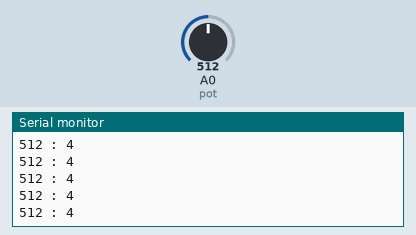
Simulated run of this sketch. Board: Arduino Uno, built with avr-gcc and run on an emulated ATmega328P. Parts: the last lines printed to the serial monitor. The test bench sets the inputs (shaded band); at power-on: A0 (pot) = 512.

Above: at 1.7 s.
1.8 s: A0 (pot) set to 11
At 2.3 s:
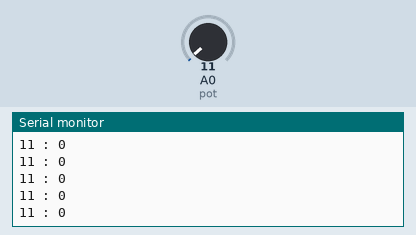
3.3 s: A0 (pot) set to 8
At 4.1 s:
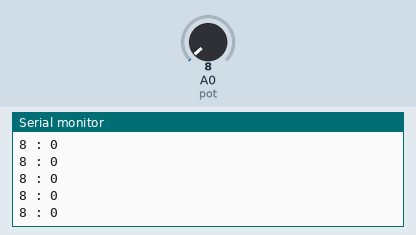
Timing chart, 0 to 6.3 s (numbered marks = the images above; inputs shaded):
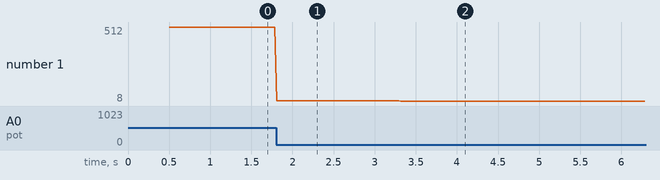

The sketch:

PotTest.ino
```cpp
int pot =   A0;

void setup() {
  // put your setup code here, to run once:
  Serial.begin(9600);
  Serial.println("Starting Serial");

   pinMode(pot, INPUT);
   delay(500);
}

void loop() {
  int potValue = analogRead(pot);
  Serial.print(potValue);
  Serial.print(" : ");
  int potValueMapped = map(potValue, 0, 1021, 0, 9);
  Serial.println(potValueMapped);
  delay(20);

}
```

Measured:
- after the input at 1.8 s, the serial monitor: prints a new line at once (image 1)
- after the input at 3.3 s, the serial monitor: prints a new line at once (image 2)
- plotted number 1: 512 → 11 after the input at 1.8 s, 11 → 8 after the input at 3.3 s
